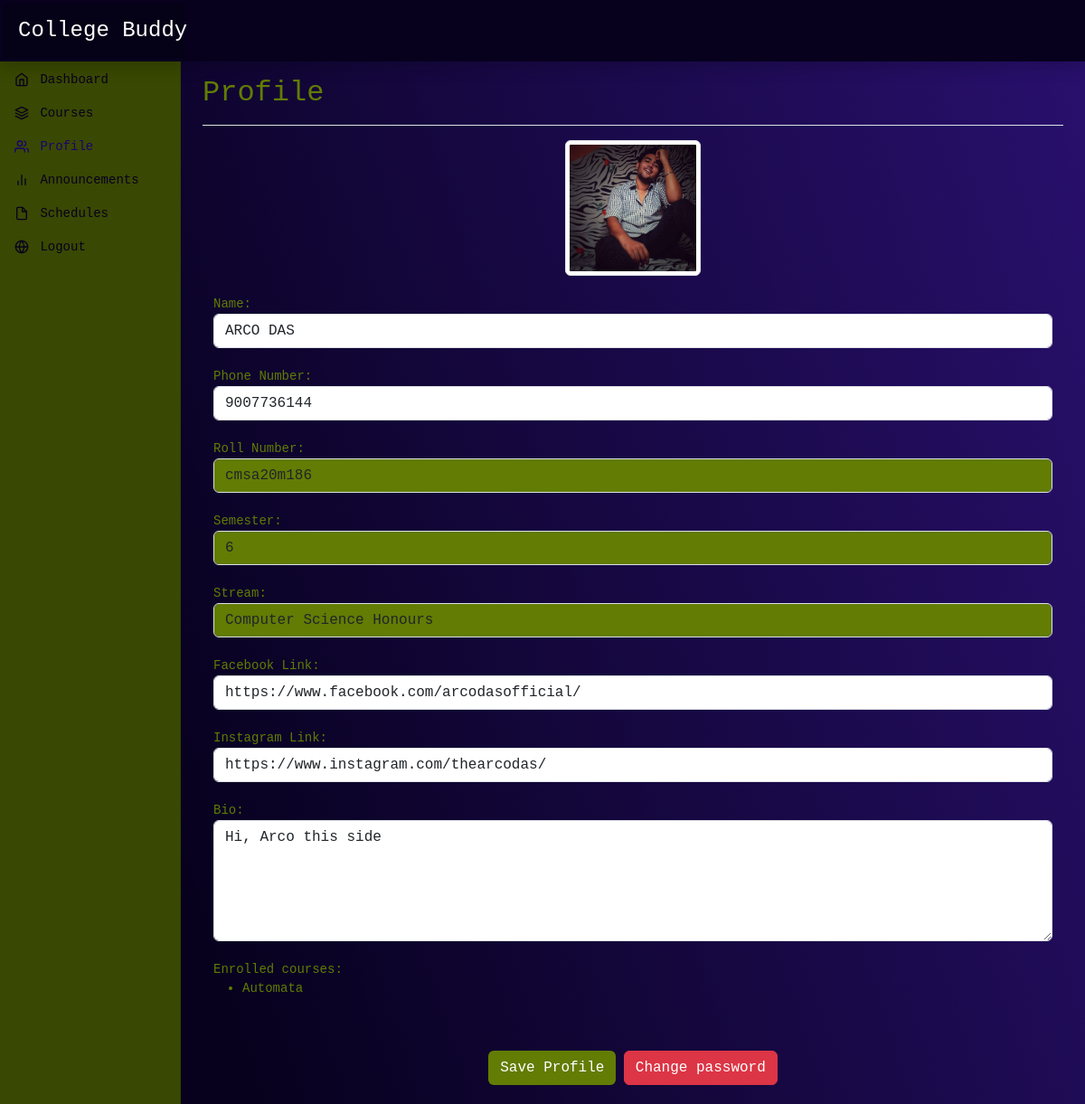
Screenshot of /profile (signed in) with the database file from the repository.
### dashboard/models.py (models this page shows, shortened)
class Student(models.Model):
    roll_no = models.OneToOneField(User, on_delete=models.CASCADE, related_name='student_profile')
    name = models.CharField(max_length=20,default='Anonymous')
    semester = models.IntegerField()
    stream= models.ForeignKey('Stream' , on_delete=models.SET_NULL, blank=True, null=True, related_name='stream')
    phone_no = models.CharField(max_length=20)
    facebook_link = models.URLField(blank=True, null=True)
    instagram_link = models.URLField(blank=True, null=True)
    bio = models.TextField(blank=True, null=True)
    profile_pic = models.ImageField(upload_to='student_profile_pics/', blank=True, null=True)
    enrolled_courses = models.ManyToManyField('Course', related_name='enrolled_students')

class Stream(models.Model):
    code= models.CharField(max_length=10)
    name= models.CharField(max_length=50)
    department=models.ForeignKey('Department', on_delete=models.SET_NULL, blank=True, null=True, related_name='department')
    def __str__(self):
        return self.name

class Course(models.Model):
    course_id = models.CharField(max_length=20)
    name = models.CharField(max_length=50)
    description = models.TextField(blank=True, null=True)
    department = models.ForeignKey('Department', on_delete=models.SET_NULL, blank=True, null=True, related_name='course_department')
    syllabus= models.FileField(upload_to='syllabuses/',default='syllabuses/default.jpg')

### dashboard/views.py (the view, shortened to what this page needs)
# urls.py: path('profile', views.profile,name='profile'),
@login_required(login_url="login")
def profile(request):
    is_admin=False
    profile=''
    is_student = False
    if request.user.is_authenticated and request.user.groups.filter(name='Student').exists():
        profile = Student.objects.get(roll_no=request.user)
        is_student = True
    elif request.user.is_authenticated and request.user.groups.filter(name='Professor').exists():
        profile = Professor.objects.get(professor_id=request.user)
        is_student = False
    elif request.user.is_authenticated:
       is_admin=True
    else:
        return redirect('login')
    context = {
        'profile': profile,
        'is_admin': is_admin,
        'is_student': is_student,
    }
    return render(request, 'profile.html', context)

### templates/profile.html (shortened to what this page needs)
{% extends 'base.html' %}
{% block profile %}active{% endblock profile %}
{% block header%}Profile{% endblock header %}
{% block body %}
<div class="container">
  {%if is_admin %}
    <h1>Admins dont have profiles</h1>
    <input type="button" class="btn btn-danger" onclick="location.href='changepassword';" value="Change password">
    {%else%}
  <form method="POST" action="profile">
    <div class="form-group">
      {% if profile.profile_pic %}
        <center><img src="{{ profile.profile_pic.url }}" width="150" class="img-thumbnail" alt="{{ profile.profile_pic.url }}"></center>
      {% else %}
        <img id="profileImage" src="http://lorempixel.com/100/100"  class="img-thumbnail"/>
      {% endif %}
    </div>
    <br>
    <div class="form-group">
      <label for="name">Name:</label>
      <input type="text" class="form-control" id="name" name="name" value="{{ profile.name }}" required>
    </div>
    <br>
    <div class="form-group">
      <label for="phone_number">Phone Number:</label>
      <input type="text" class="form-control" id="phone_number" name="phone_number" value="{{ profile.phone_no }}" required>
    </div>
    <br>
    {% if is_student %}
      <div class="form-group">
        <label for="roll_number">Roll Number:</label>
        <input type="text" class="form-control readonly" id="roll_number" name="roll_number" value="{{ profile.roll_no }}" readonly>
      </div>
      <br>
      <div class="form-group">
        <label for="semester">Semester:</label>
        <input type="number" class="form-control readonly" id="semester" name="semester" value="{{ profile.semester }}" readonly>
      </div>
      <br>
      <div class="form-group">
        <label for="stream">Stream:</label>
        <input type="text" class="form-control readonly" id="stream" name="stream" value="{{ profile.stream }}" readonly>
      </div>
      <br>
      <div class="form-group">
          <label for="facebook_link">Facebook Link:</label>
          <input type="url" class="form-control" id="facebook_link" name="facebook_link" value="{{ profile.facebook_link }}" >
        </div>
        <br>
        <div class="form-group">
          <label for="instagram_link">Instagram Link:</label>
          <input type="url" class="form-control" id="instagram_link" name="instagram_link" value="{{ profile.instagram_link }}" >
        </div>
        <br>
        <div class="form-group">
          <label for="bio">Bio:</label>
          <textarea class="form-control" id="bio" name="bio" rows="5" >{{profile.bio}}</textarea>
        </div>
        <br>
        <div class="form-group">
          <label >Enrolled courses:</label>
          <ul>
            {% for course in profile.enrolled_courses.all %}
              <li>{{ course.name }}</li>
            {% endfor %}
            </ul>
        </div>
        <br>
    {% endif %}
    <br>
    <center><button type="submit" class="btn btn-send" >Save Profile</button>
    <input type="button" class="btn btn-danger" onclick="location.href='{% url 'reset_password' %}';" value="Change password"></center>
    <br>
    </form>
</div>
{%endif%}
{% endblock body %}

### static/dashboard.css (style rules this page uses)
body { font-size: .875rem; background-image: linear-gradient(72deg, #07011d 17%, #29106e 100%); color: #627C04; font-family: monospace; }
.btn-send { background-color:#627C04; font-family: monospace; color:white; }
.readonly { background-color: #627C04; }

### rows the page displays
Student: profile_pic (picture), name "ARCO DAS", phone_number "9007736144", roll_number "cmsa20m186", semester "6", stream "Computer Science Honours", facebook_link "https://www.facebook.com/arcodasofficial/", instagram_link "https://www.instagram.com/thearcodas/", bio "Hi, Arco this side"
Course: name "Automata"
